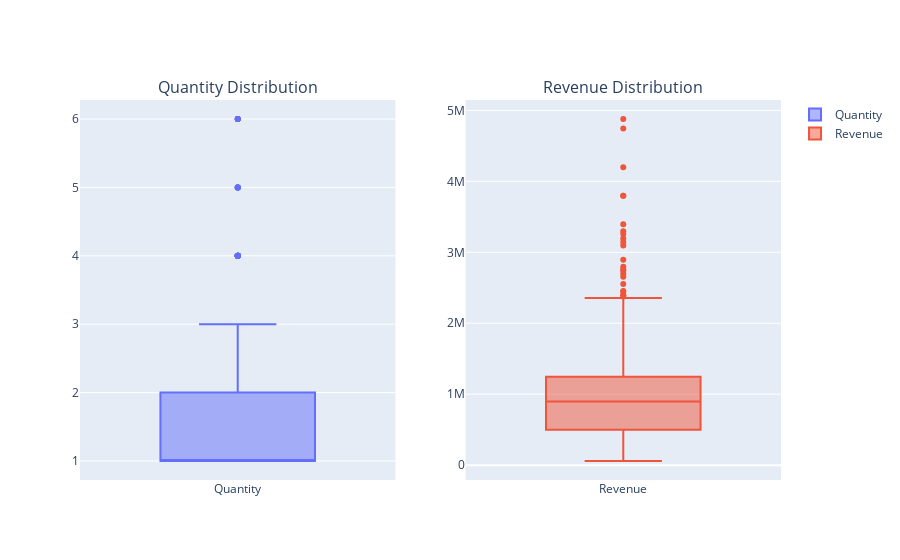

The code cell stored with this chart in its notebook:
### Markdown cell above
## Bagaimana distribusi quantity dan sales

### Code cell
# Subplot setting
fig_box = make_subplots(
    rows=1,
    cols=2,
    subplot_titles=(
        "Quantity Distribution",
        "Revenue Distribution")
)

# Box plot quantity
fig_box.add_trace(go.Box(y=df['quantity'], name='Quantity'), row=1, col=1)
# Box plot sales
fig_box.add_trace(go.Box(y=df['revenue'], name='Revenue'), row=1, col=2)

fig_box.show()

### Figure 1 — Plotly figure (JSON) as saved in the notebook; plotly's stock layout.template omitted (floating-point values rounded to 4 significant figures; data arrays with more than 128 entries replaced by an {"elided": "..."} marker saying what was removed)
{"data": [{"name": "Quantity", "type": "box", "xaxis": "x", "y": {"elided": "837 int values"}, "yaxis": "y"}, {"name": "Revenue", "type": "box", "xaxis": "x2", "y": {"elided": "837 int values"}, "yaxis": "y2"}], "layout": {"annotations": [{"font": {"size": 16}, "showarrow": false, "text": "Quantity Distribution", "x": 0.225, "xanchor": "center", "xref": "paper", "y": 1, "yanchor": "bottom", "yref": "paper"}, {"font": {"size": 16}, "showarrow": false, "text": "Revenue Distribution", "x": 0.775, "xanchor": "center", "xref": "paper", "y": 1, "yanchor": "bottom", "yref": "paper"}], "xaxis": {"anchor": "y", "domain": [0, 0.45]}, "xaxis2": {"anchor": "y2", "domain": [0.55, 1]}, "yaxis": {"anchor": "x", "domain": [0, 1]}, "yaxis2": {"anchor": "x2", "domain": [0, 1]}}}
